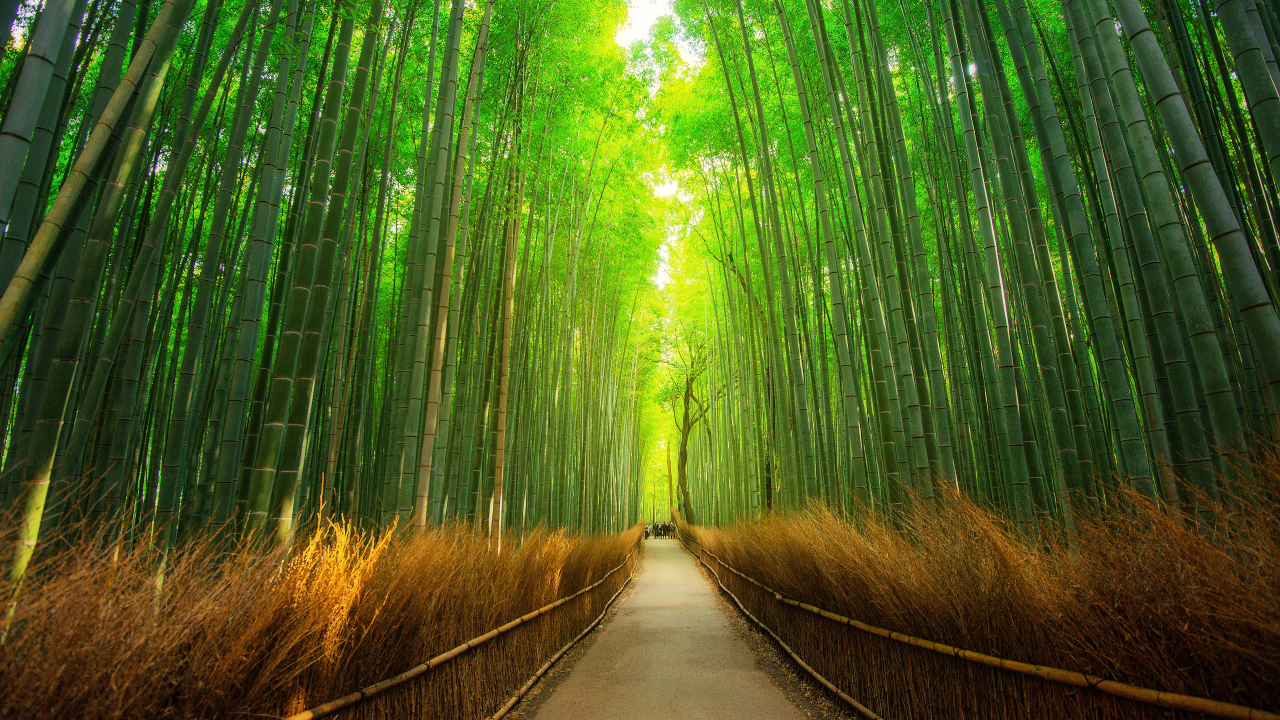
#> input picture opencv iot/image_3.jpg, 3840 x 2160 px, given in place of the camera (shown at 1/3 size)
$ python webcam.py
#> lines starting #> are read from the running program, lines starting #| are printed output that depends on the picture; after the words box and inside, x2 and y2 are one past the last pixel; in counts of white or black regions, pixels touching at a corner belong together
import numpy as np
import cv2
webcam = cv2.VideoCapture(0)
while(1):
    _, imageFrame = webcam.read()
#> imageFrame is the input picture: shape (2160, 3840, 3); mean B, G, R 29.7, 93.3, 76.3

    hsvFrame=cv2.cvtColor(imageFrame, cv2.COLOR_BGR2HSV)
#> hsvFrame: shape (2160, 3840, 3); mean H, S, V 38.2, 183.5, 101.8

    #hsvFrame = cv2.resize(hsvFrame, None, fx=0.225, fy=0.35,interpolation=cv2.INTER_LINEAR)  #interpolation fn

    #set range for red color
    red_lower = np.array([0,120,70], np.uint8)
    red_upper = np.array([10,255,255], np.uint8)

    #define mask(filter)
    red_mask = cv2.inRange(hsvFrame, red_lower, red_upper)
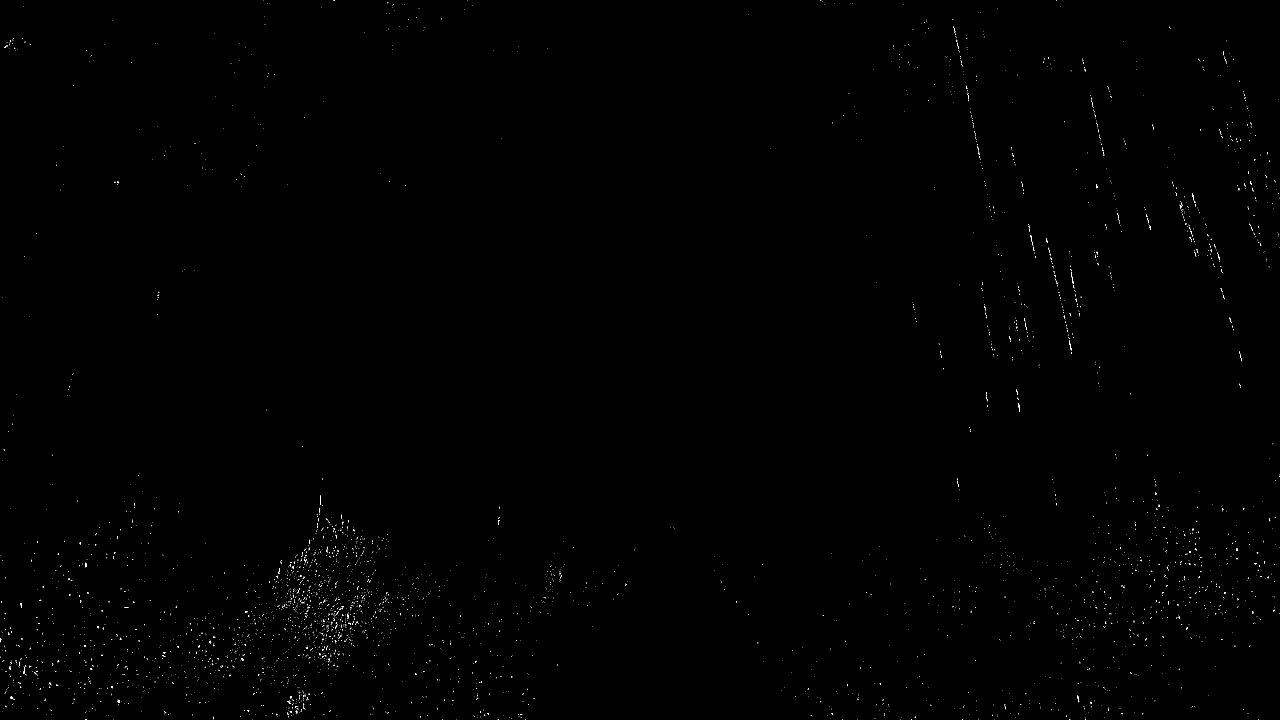
#> red_mask: shape (2160, 3840) (shown at 1/3 size); 0.14% white in thin lines or dots

    #cv2.imshow("red_mask",red_mask)
    #cv2.waitKey(0)
    #cv2.destroyAllWindows()

    #green color
    green_lower=np.array([25, 52, 72], np.uint8)
    green_upper=np.array([102, 255, 255], np.uint8)
    green_mask=cv2.inRange(hsvFrame, green_lower, green_upper)
#> green_mask: shape (2160, 3840); 44.9% white; 29095 white regions (27707 under 20 px), largest, box (x1, y1, x2, y2) and area: (492, 0, 3076, 1651) 2850286, (2866, 0, 3539, 1588) 283674, (0, 58, 356, 1012) 48135

    #blue color
    blue_lower=np.array([94, 80, 2], np.uint8)
    blue_upper=np.array([120, 255, 255], np.uint8)
    blue_mask=cv2.inRange(hsvFrame, blue_lower, blue_upper)
#> blue_mask: shape (2160, 3840); 0.05% white in thin lines or dots


    #to detect only that particilar color

    kernal = np.ones((5,5), "uint8")

    red_mask = cv2.dilate(red_mask, kernal)
#> red_mask: shape (2160, 3840); 1.5% white; 2397 white regions (11 under 20 px), largest, box (x1, y1, x2, y2) and area: (858, 1763, 902, 1817) 854, (989, 1816, 1033, 1864) 780, (964, 1855, 1000, 1897) 631
    res_red = cv2.bitwise_and(imageFrame, imageFrame,mask=red_mask)

    green_mask = cv2.dilate(green_mask, kernal)
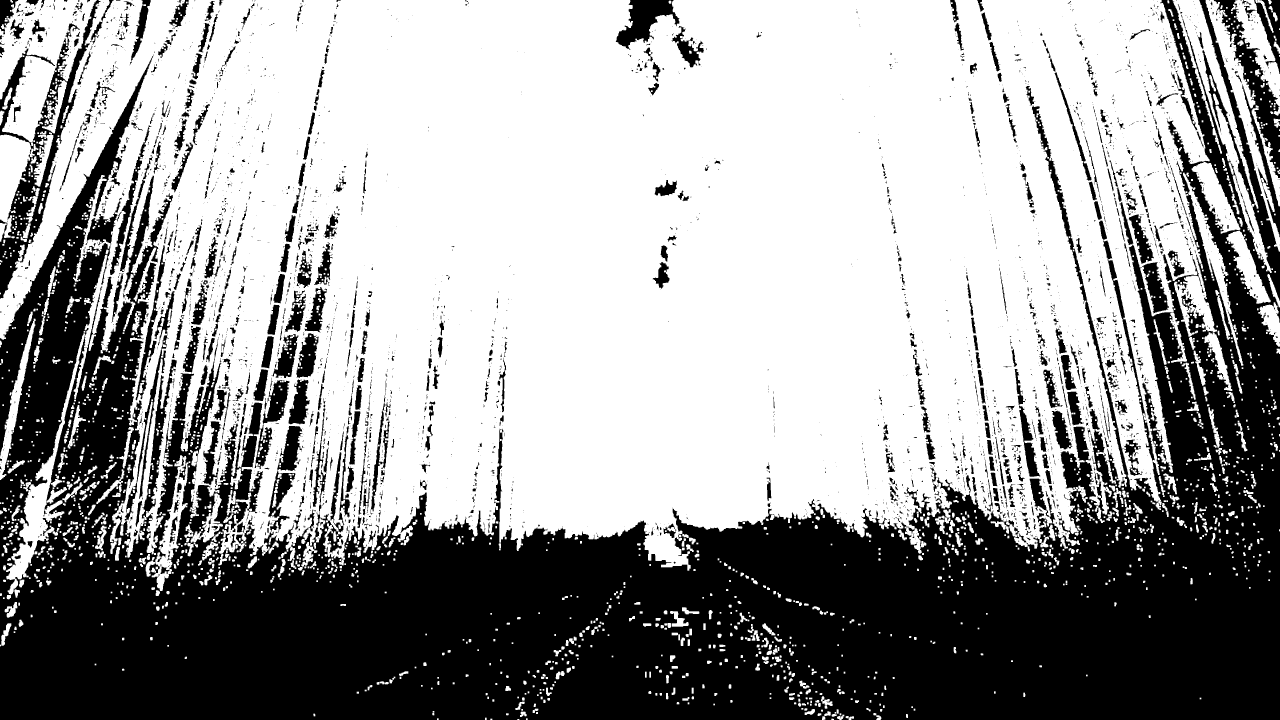
#> green_mask: shape (2160, 3840) (shown at 1/3 size); 61.2% white; 3647 black regions (2733 under 20 px), largest, box (x1, y1, x2, y2) and area: (0, 0, 3840, 2160) 2848838, (0, 0, 302, 897) 47612, (3641, 0, 3840, 712) 29378
    res_green = cv2.bitwise_and(imageFrame, imageFrame,mask=green_mask)

    blue_mask = cv2.dilate(blue_mask, kernal)
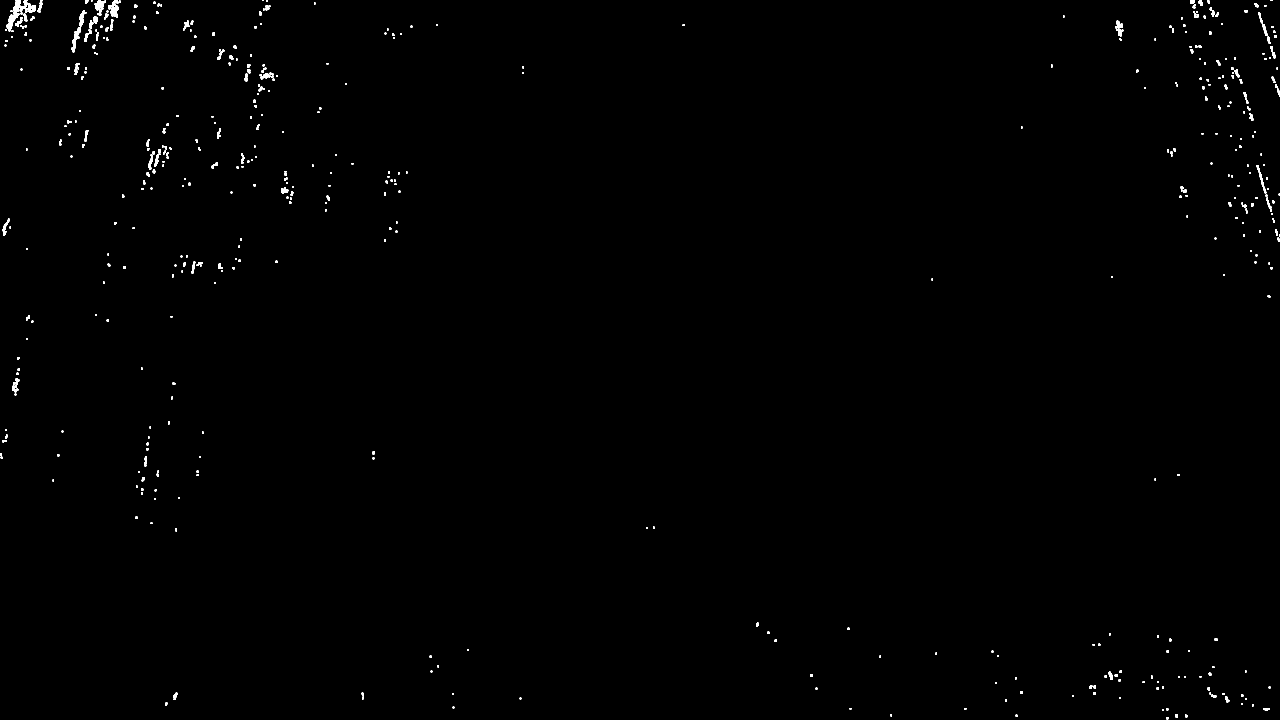
#> blue_mask: shape (2160, 3840) (shown at 1/3 size); 0.4% white; 529 white regions (3 under 20 px)
    res_blue= cv2.bitwise_and(imageFrame, imageFrame,mask=blue_mask)

    #creating contour to track red color
    contours, hierarchy =cv2.findContours(red_mask, cv2.RETR_TREE,cv2.CHAIN_APPROX_SIMPLE)
#> contours = 2421 contours, 969 with area under 20; largest, box (x1, y1, x2, y2) and area: (858, 1763, 902, 1817) 714, (989, 1816, 1033, 1864) 670, (964, 1855, 1000, 1897) 519, (3555, 668, 3586, 729) 460, (3537, 602, 3557, 665) 443

    for pic, contour in enumerate(contours):
        area = cv2.contourArea(contour)
        if(area>300):
            x,y,w,h = cv2.boundingRect(contour)
            imageFrame=cv2.rectangle(imageFrame,(x,y),(x+w,y+h),(0,0,255),2)

            cv2.putText(imageFrame, "red colour", (x,y),
            cv2.FONT_HERSHEY_SIMPLEX,1.0,(0,0,255))
#> this loop made 2421 passes
#> (area, x, y, w, h) on passes 906, 1000, 1066, 1089, 1151, 1211, 1299, 1392, 1571, 2036, 2092, 2119: (519, 964, 1855, 36, 42), (363, 1029, 1835, 24, 49), (669.5, 989, 1816, 44, 48), (383, 910, 1811, 24, 50), (327.5, 1048, 1797, 27, 36), (391.5, 894, 1782, 29, 33), (713.5, 858, 1763, 44, 54), (359, 954, 1736, 39, 31), (304, 862, 1684, 23, 38), (308.5, 3210, 805, 16, 62), (459.5, 3555, 668, 31, 61), (443, 3537, 602, 20, 63)
#> area on passes 15, 19, 26, 27, 29, 30: 22.5, 35.5, 50, 40, 43.5, 28

    #creating contour to track green color
    contours,hierarchy=cv2.findContours(green_mask,cv2.RETR_TREE, cv2.CHAIN_APPROX_SIMPLE)
#> contours = 6336 contours, 3605 with area under 20; largest, box (x1, y1, x2, y2) and area: (0, 0, 3730, 1783) 4918900, (0, 0, 290, 427) 65523, (3518, 0, 3815, 819) 35878, (3617, 0, 3840, 755) 22634, (0, 404, 104, 714) 16005

    for pic,contour in enumerate(contours):
        area=cv2.contourArea(contour)
        if(area>300):
            x,y,w,h = cv2.boundingRect(contour)
            imageFrame=cv2.rectangle(imageFrame,(x,y),(x+w,y+h),(0,255,0),2)

            cv2.putText(imageFrame, "green colour", (x,y),
            cv2.FONT_HERSHEY_SIMPLEX,1.0,(0,255,0))
#> this loop made 6336 passes
#> (area, x, y, w, h) on passes 69, 313, 319, 357, 364, 382, 607, 651, 744, 778, 794, 802: (413, 2463, 2089, 35, 29), (426, 2287, 1870, 39, 36), (762.5, 4, 1870, 30, 67), (1074.5, 2010, 1833, 56, 47), (450.5, 2046, 1822, 52, 21), (809, 14, 1806, 38, 47), (546.5, 437, 1682, 28, 48), (441.5, 743, 1669, 28, 36), (378, 345, 1641, 15, 41), (356, 562, 1629, 19, 40), (1335, 904, 1626, 48, 74), (855.5, 606, 1625, 48, 56)
#> area on passes 7 to 12: 77, 139, 152, 51, 77, 31
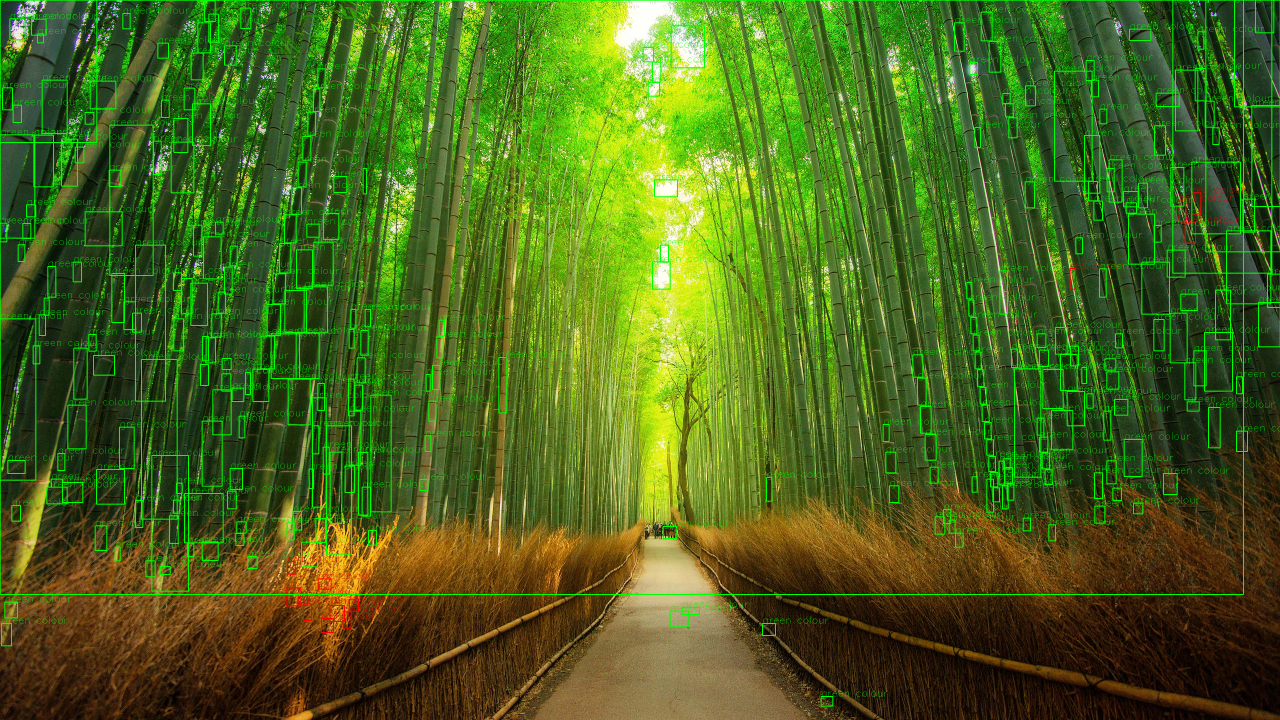
#> imageFrame: shape (2160, 3840, 3) (shown at 1/3 size); mean B, G, R 28.5, 100.6, 74.1

    #creating contour to track blue color
    contours,hierarchy=cv2.findContours(blue_mask,cv2.RETR_TREE, cv2.CHAIN_APPROX_SIMPLE)
#> contours = 540 contours, 166 with area under 20; largest, box (x1, y1, x2, y2) and area: (20, 0, 63, 94) 1320, (325, 0, 357, 53) 870, (284, 1, 318, 46) 706, (214, 82, 243, 157) 666, (82, 10, 108, 39) 420

    for pic,contour in enumerate(contours):
        area=cv2.contourArea(contour)
        if(area>300):
            x,y,w,h = cv2.boundingRect(contour)
            imageFrame=cv2.rectangle(imageFrame,(x,y),(x+w,y+h),(0,0,255),2)

            cv2.putText(imageFrame, "blue colour", (x,y),
            cv2.FONT_HERSHEY_SIMPLEX,1.0,(0,0,255))
#> this loop made 540 passes
#> (area, x, y, w, h) on passes 183, 252, 449, 498, 512, 519, 530, 538, 539: (314, 8, 656, 21, 50), (375, 3770, 495, 29, 85), (666, 214, 82, 29, 75), (412, 238, 31, 21, 48), (420, 82, 10, 26, 29), (705.5, 284, 1, 34, 45), (870, 325, 0, 32, 53), (315.5, 60, 0, 23, 39), (1320.5, 20, 0, 43, 94)
#> area on passes 1, 2, 3, 4, 5, 8: 35.5, 44, 29, 57.5, 29.5, 87

#final run
    cv2.imshow("Color Tracking", imageFrame)
    if cv2.waitKey(10) & 0xFF == ord('q'):
#> (key q is pressed here)
        webcam.release()
        cv2.destroyAllWindows()
        break
